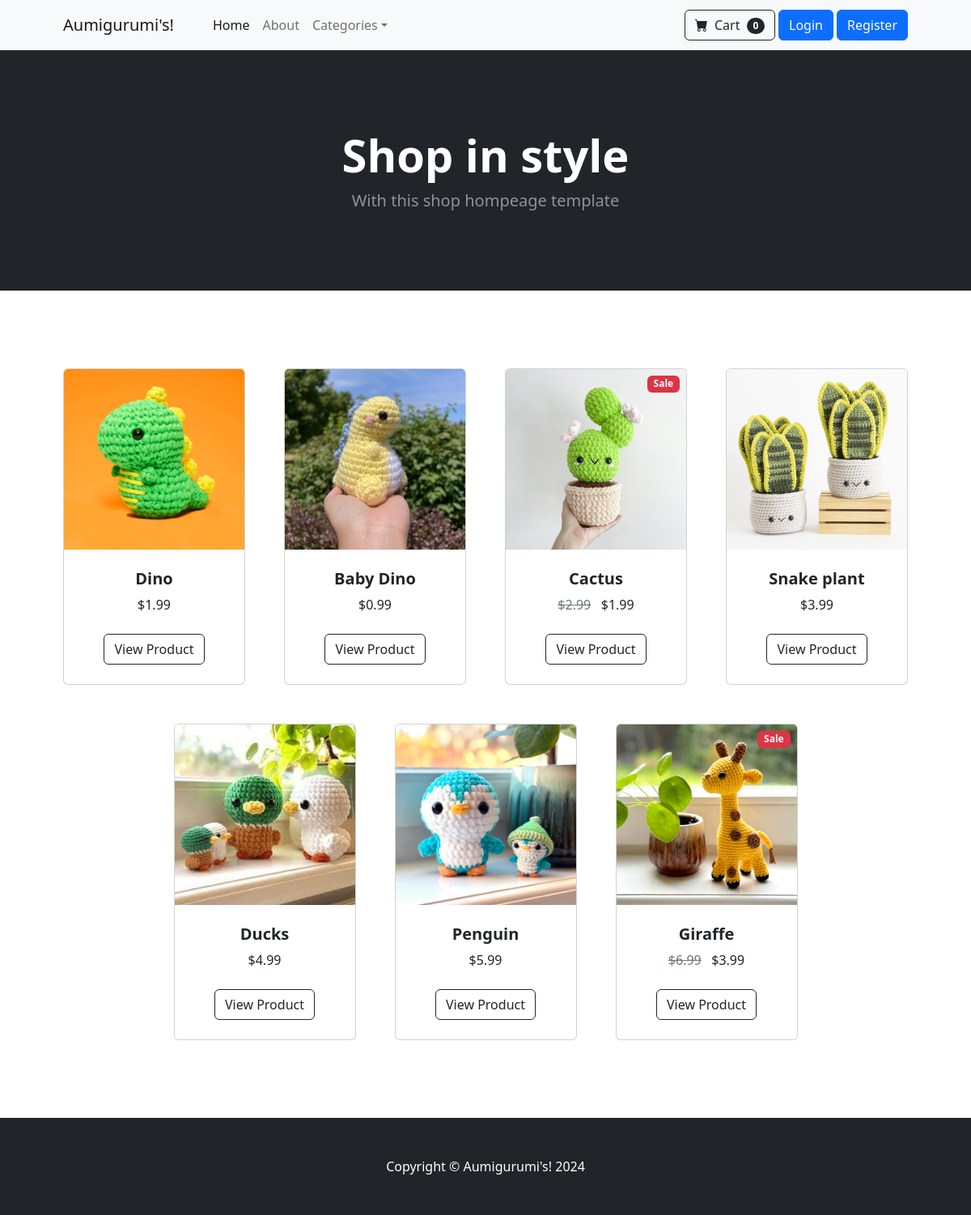
The page / on the database its author committed.
### store/models.py (models this page shows, shortened)
class Product(models.Model):
    name = models.CharField(max_length=100)
    price = models.DecimalField(default=0, decimal_places=2, max_digits=6)
    category = models.ForeignKey(Category, on_delete=models.CASCADE, default=1)
    description = models.CharField(max_length=250, default='', blank=True, null=True)
    image = models.ImageField(upload_to='uploads/products/')
    is_sale = models.BooleanField(default=False)
    sale_price = models.DecimalField(default=0, decimal_places=2, max_digits=6)

### store/views.py (the view)
# urls.py: 2. Add a URL to urlpatterns:  path('', views.home, name='home')
def home(request):
    products = Product.objects.all()
    return render(request, 'home.html', {'products':products})

### cart/cart.py (called while the page is built)
    def __len__(self):
        return len(self.cart)

### cart/context_processors.py (called while the page is built)
def cart(request):
    return {'cart': Cart(request)}

### store/templates/home.html
{% extends 'base.html' %}
{% load static %}
{% block content %}
        <header class="bg-dark py-5">
            <div class="container px-4 px-lg-5 my-5">
                <div class="text-center text-white">
                    <h1 class="display-4 fw-bolder">Shop in style</h1>
                    <p class="lead fw-normal text-white-50 mb-0">With this shop hompeage template</p>
                </div>
            </div>
        </header>
        <section class="py-5">
            <div class="container px-4 px-lg-5 mt-5">
                <div class="row gx-4 gx-lg-5 row-cols-2 row-cols-md-3 row-cols-xl-4 justify-content-center">
                    {% for product in products %}
                        {% if product.is_sale %}
                        <div class="col mb-5">
                            <div class="card h-100">
                                <div class="badge bg-danger text-white position-absolute" style="top: 0.5rem; right: 0.5rem">Sale</div>
                                <img class="card-img-top" src="{{ product.image.url }}", alt="image"  />
                                <div class="card-body p-4">
                                    <div class="text-center">
                                        <h5 class="fw-bolder">{{ product.name }}</h5>
                                        <span class="text-muted text-decoration-line-through">${{ product.price }}</span>
                                        &nbsp;
                                        ${{ product.sale_price }}
                                    </div>
                                </div>
                                <div class="card-footer p-4 pt-0 border-top-0 bg-transparent">
                                    <div class="text-center"><a class="btn btn-outline-dark mt-auto" href="{% url 'product' product.id  %}">View Product</a></div>
                                </div>
                            </div>
                        </div>
                        {% else %}
                        <div class="col mb-5">
                            <div class="card h-100">
                                <img class="card-img-top" src="{{ product.image.url }}", alt="image"  />
                                <div class="card-body p-4">
                                    <div class="text-center">
                                        <h5 class="fw-bolder">{{ product.name }}</h5>
                                        ${{ product.price }}
                                    </div>
                                </div>
                                <div class="card-footer p-4 pt-0 border-top-0 bg-transparent">
                                    <div class="text-center"><a class="btn btn-outline-dark mt-auto" href="{% url 'product' product.id  %}">View Product</a></div>
                                </div>
                            </div>
                        </div>
                        {% endif %}
                    {% endfor %}
                </div>
            </div>
        </section>
{% endblock %}

### rows shown on the page
Product: image (picture), name "Dino", price "1.99"
Product: image (picture), name "Baby Dino", price "0.99"
Product: image (picture), name "Cactus", price "2.99", sale_price "1.99"
Product: image (picture), name "Snake plant", price "3.99"
Product: image (picture), name "Ducks", price "4.99"
Product: image (picture), name "Penguin", price "5.99"
Product: image (picture), name "Giraffe", price "6.99", sale_price "3.99"

### other values the page prints
{{ cart|length }} "0"
